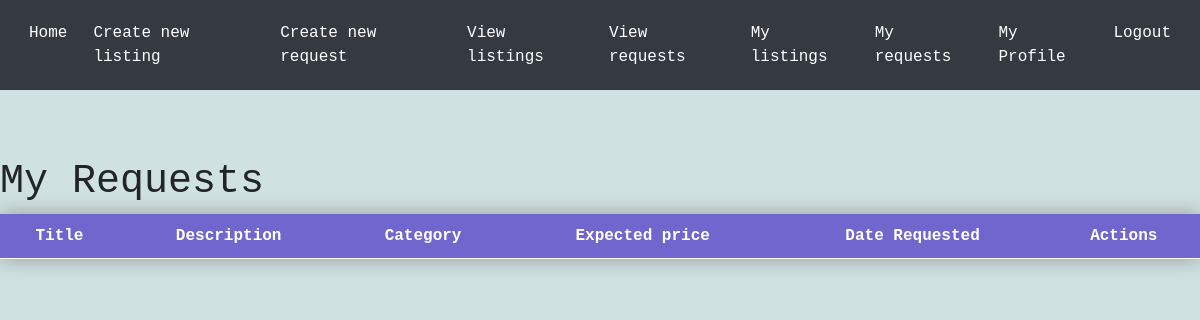
Page /viewmyrequests (signed in) on the earlier database version.
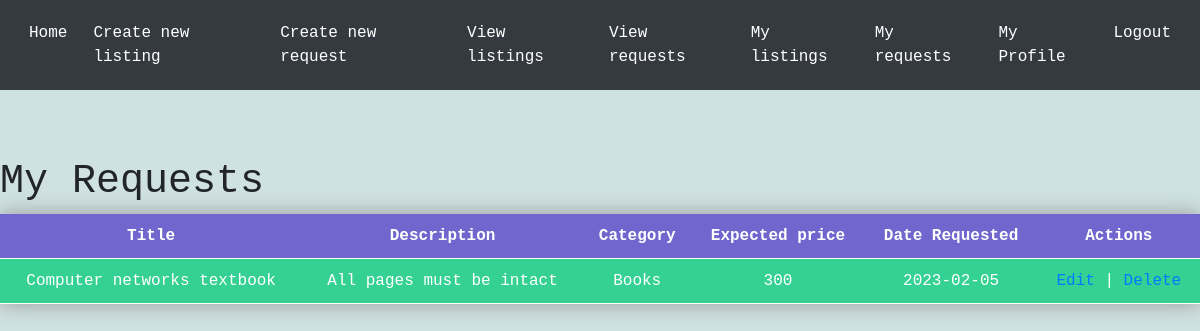
Same page on the later database version.
### tables this page shows
CREATE TABLE requests (
    id INTEGER PRIMARY KEY AUTOINCREMENT,
    user_id INTEGER NOT NULL,
    title TEXT NOT NULL,
    description TEXT NOT NULL,
    category TEXT NOT NULL,
    price INTEGER NOT NULL,
    date DATE,
    FOREIGN KEY (user_id) REFERENCES Users(id)
);

### app.py (the view)
@app.route('/viewmyrequests')
def viewmyrequests():
    conn = sqlite3.connect('database.db')
    c = conn.cursor()
    c.execute("SELECT * FROM requests where user_id = ?",(session['id'],))
    requests = c.fetchall()
    return render_template('viewmyrequests.html', requests=requests)

### templates/viewmyrequests.html (shortened to what this page needs)
{% extends 'base.html' %}
{% block content %}
    <h1>My Requests</h1>
    <table class="neon-table">
        <tr>
            <th>Title</th>
            <th>Description</th>
            <th>Category</th>
            <th>Expected price</th>
            <th>Date Requested</th>
            <th>Actions</th>
        </tr>
        {% for request in requests %}
        <tr>
            <td>{{ request[2] }}</td>
            <td>{{ request[3] }}</td>
            <td>{{ request[4] }}</td>
            <td>{{ request[5] }}</td>
            <td>{{ request[6] }}</td>
            <td><a href="/editrequest/{{ request[0] }}">Edit</a> | <a href="/deleterequest/{{ request[0] }}" onclick="return confirm('Are you sure want to delete this request?')">Delete</a></td>
        {% endfor %}
    </table>
{% endblock %}

Differences in the rows shown:
added requests: title "Computer networks textbook", description "All pages must be intact", category "Books", price "300", date "2023-02-05"
